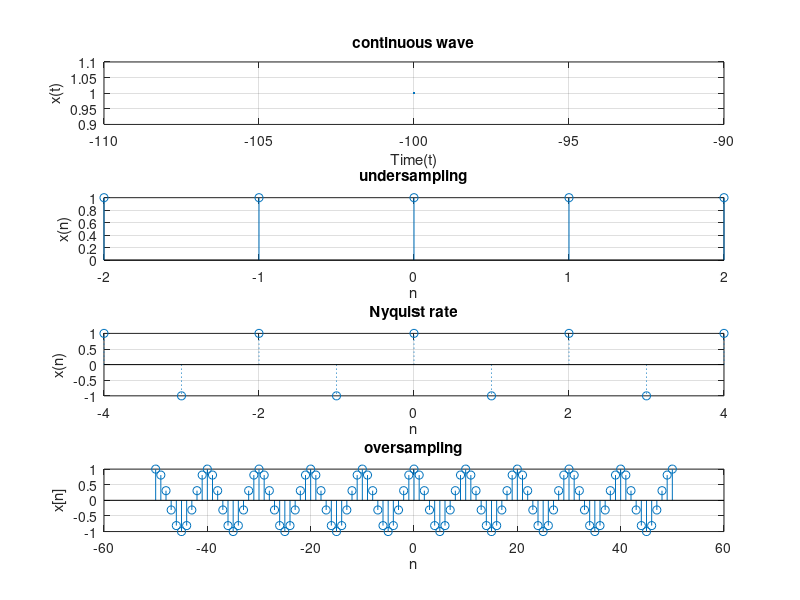

The MATLAB script that drew this image:
clear;
close all;
clc;

t=-100;1;100;
fm=0.02;
x=cos(2*pi*fm*t);

subplot(4,1,1);
plot(t,x);
xlabel('Time(t)');
ylabel('x(t)');
title('continuous wave');
grid on;

fs1=0.01;
n1=-2:2;
x1=cos(2*pi*fm*n1/fs1);

subplot(4,1,2);
stem(n1,x1);
hold on;
xlabel('n');
ylabel('x(n)');
title('undersampling');
grid on;

fs2=2*fm;
n2=-4:4;
x2=cos(2*pi*fm*n2/fs2);

subplot(4,1,3);
stem(n2,x2,':');
xlabel('n');
ylabel('x(n)');
title('Nyquist rate');
grid on;

fs3=10*fm;
n3=-50:50;
x3=cos(2*pi*fm*n3/fs3);

subplot(4,1,4);
stem(n3,x3);
xlabel('n');
ylabel('x[n]');
title('oversampling');
grid on;
